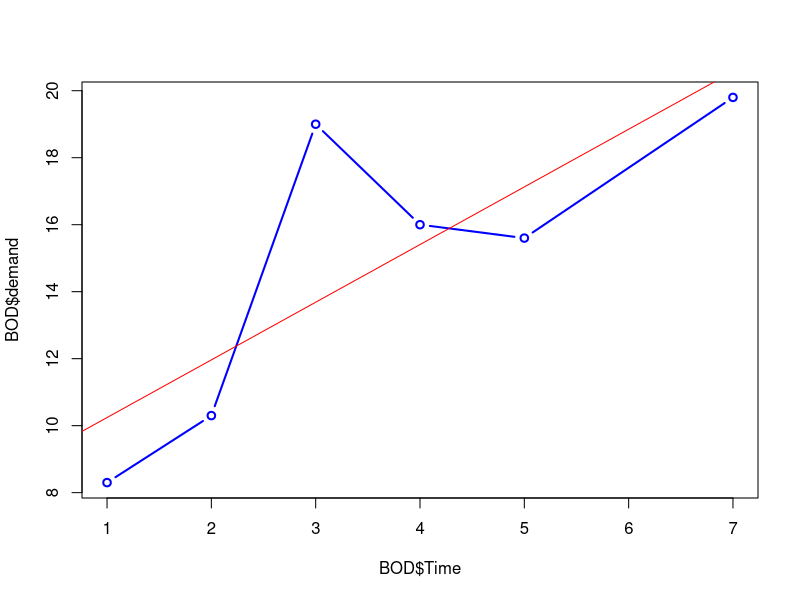

Here is the R script that generated this plot:
# plotting points and polygons
# there are lots of example sets in R
data(BOD) #an example data set
plot(BOD$Time,BOD$demand,type='b',lwd=2, col='blue')
#the following makes a line of best fit
abline(lm(demand~Time,data=BOD),col='red') #y=a+bx, lm=linear model
#this polt is a polygon, polygons can be closed or open